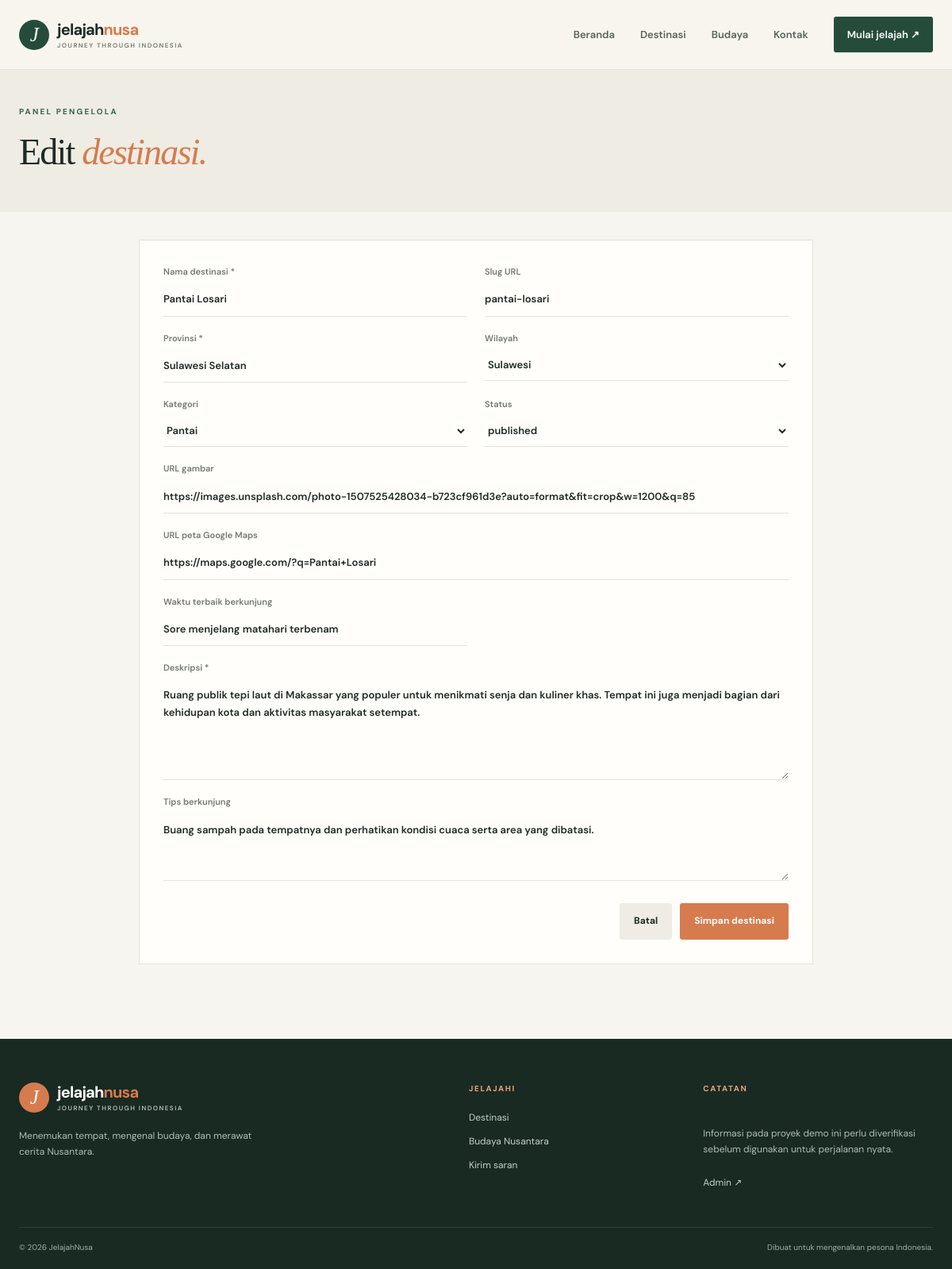
The app's page /admin/destination-form.php?id=9 (signed in) with its own data.
### tables this page shows
CREATE TABLE IF NOT EXISTS destinations (
  id INT UNSIGNED AUTO_INCREMENT PRIMARY KEY,
  name VARCHAR(150) NOT NULL,
  slug VARCHAR(180) NOT NULL UNIQUE,
  province VARCHAR(100) NOT NULL,
  region VARCHAR(80) NOT NULL,
  category ENUM('Alam','Pantai','Budaya','Sejarah','Kota','Pegunungan') NOT NULL DEFAULT 'Alam',
  description TEXT NOT NULL,
  image_url VARCHAR(500) DEFAULT NULL,
  map_url VARCHAR(500) DEFAULT NULL,
  best_time VARCHAR(150) DEFAULT NULL,
  tips TEXT DEFAULT NULL,
  featured TINYINT(1) NOT NULL DEFAULT 0,
  status ENUM('published','draft') NOT NULL DEFAULT 'published',
  created_at TIMESTAMP DEFAULT CURRENT_TIMESTAMP,
  updated_at TIMESTAMP DEFAULT CURRENT_TIMESTAMP ON UPDATE CURRENT_TIMESTAMP,
  INDEX idx_destination_filter (status, region, category),
  INDEX idx_destination_name (name)
);

### includes/functions.php (called while the page is built, shortened)
<?php
function e($value): string { return htmlspecialchars((string)$value, ENT_QUOTES | ENT_SUBSTITUTE, 'UTF-8'); }

### admin/destination-form.php (the view, shortened to what this page needs)
<?php
require_once __DIR__ . '/../includes/functions.php'; requireAdmin();
$id=(int)($_GET['id']??0); $editing=$id>0; $error='';
$d=['name'=>'','slug'=>'','province'=>'','region'=>'Jawa','category'=>'Alam','description'=>'','image_url'=>'','map_url'=>'','best_time'=>'','tips'=>'','status'=>'published'];
if($editing){$st=$pdo->prepare("SELECT * FROM destinations WHERE id=?");$st->execute([$id]);$found=$st->fetch();if(!$found){http_response_code(404);exit('Destinasi tidak ditemukan');}$d=$found;}
$pageTitle=($editing?'Edit':'Tambah').' Destinasi — JelajahNusa';include __DIR__.'/../includes/header.php';
?>
<section class="page-hero compact-hero"><div class="container"><span class="eyebrow dark-eyebrow">PANEL PENGELOLA</span><h1><?= $editing?'Edit':'Tambah' ?> <em>destinasi.</em></h1></div></section>
<section class="container section form-section"><form class="contact-form wide-form" method="post"><input type="hidden" name="csrf" value="<?= e(csrfToken()) ?>"><?php if($error): ?><div class="alert error"><?= e($error) ?></div><?php endif; ?><div class="form-grid"><label>Nama destinasi *<input required name="name" value="<?= e($d['name']) ?>"></label><label>Slug URL<input name="slug" value="<?= e($d['slug']) ?>" placeholder="otomatis-dari-nama"></label><label>Provinsi *<input required name="province" value="<?= e($d['province']) ?>"></label><label>Wilayah<select name="region"><?php foreach(['Jawa','Sumatra','Kalimantan','Sulawesi','Bali & Nusa Tenggara','Maluku & Papua'] as $v): ?><option <?= $d['region']===$v?'selected':'' ?>><?= e($v) ?></option><?php endforeach; ?></select></label><label>Kategori<select name="category"><?php foreach(['Alam','Pantai','Budaya','Sejarah','Kota','Pegunungan'] as $v): ?><option <?= $d['category']===$v?'selected':'' ?>><?= e($v) ?></option><?php endforeach; ?></select></label><label>Status<select name="status"><option value="published" <?= $d['status']==='published'?'selected':'' ?>>published</option><option value="draft" <?= $d['status']==='draft'?'selected':'' ?>>draft</option></select></label><label class="full-field">URL gambar<input type="url" name="image_url" value="<?= e($d['image_url']) ?>" placeholder="https://..."></label><label class="full-field">URL peta Google Maps<input type="url" name="map_url" value="<?= e($d['map_url']) ?>" placeholder="https://maps.google.com/..."></label><label>Waktu terbaik berkunjung<input name="best_time" value="<?= e($d['best_time']) ?>"></label><label class="full-field">Deskripsi *<textarea required name="description" rows="5"><?= e($d['description']) ?></textarea></label><label class="full-field">Tips berkunjung<textarea name="tips" rows="3"><?= e($d['tips']) ?></textarea></label></div><div class="form-actions"><a class="btn btn-light" href="index.php">Batal</a><button class="btn btn-primary">Simpan destinasi</button></div></form></section>
<?php include __DIR__.'/../includes/footer.php'; ?>

### assets/css/style.css (style rules this page uses)
:root { --paper:#f7f5ef;--white:#fffefa;--ink:#1d2b25;--muted:#727970;--green:#254c3b;--green2:#37644e;--orange:#d67b4d;--line:#e5e2d8;--serif:'Playfair Display',Georgia,serif;--sans:'DM Sans',Arial,sans-serif }
* { box-sizing:border-box }
html { scroll-behavior:smooth }
body { margin:0;background:var(--paper);color:var(--ink);font-family:var(--sans);font-size:15px;line-height:1.65 }
a { color:inherit;text-decoration:none }
button,input,select,textarea { font:inherit }
.container { width:min(1160px,calc(100% - 48px));margin-inline:auto }
.eyebrow { display:block;font-size:10px;letter-spacing:2.2px;font-weight:700;color:#e6b18d;margin-bottom:17px }
.dark-eyebrow { color:var(--green2) }
h1,h2,h3,p { margin-top:0 }
.hero h1,.page-hero h1,.detail-cover h1 { font:500 clamp(44px,6vw,76px)/1.1 var(--serif);letter-spacing:-1.8px;margin:0 0 20px }
.hero h1 em,.page-hero h1 em,.story-band h2 em,.section-head h2 em,.detail-main h2 em,.contact-copy h2 em,.login-card h1 em { color:#e7a57e;font-weight:500 }
.btn { display:inline-flex;align-items:center;justify-content:center;gap:24px;padding:13px 18px;border:0;border-radius:3px;font-weight:700;font-size:12px;cursor:pointer;transition:transform .2s,background .2s }
.btn-primary { background:var(--orange);color:#fff }
.btn-light { background:#eeece4;color:var(--ink) }
.quick-search label,.filter-panel label,.contact-form label { display:flex;flex-direction:column;gap:5px;font-size:11px;color:var(--muted);font-weight:600;flex:1 }
.quick-search input,.quick-search select,.filter-panel input,.filter-panel select,.contact-form input,.contact-form select,.contact-form textarea { width:100%;border:0;border-bottom:1px solid var(--line);padding:8px 0;background:transparent;color:var(--ink);outline:none;border-radius:0;font-size:13px }
.section { padding-top:94px;padding-bottom:94px }
.page-hero { padding:76px 0 50px;background:#eeece3 }
.page-hero h1 { font-size:clamp(40px,5vw,62px);color:var(--ink);margin-bottom:15px }
.page-hero h1 em { color:var(--orange) }
.contact-form { padding:30px;background:var(--white);border:1px solid var(--line) }
.contact-form label { margin-bottom:18px }
.contact-form input,.contact-form select,.contact-form textarea { padding:10px 0 }
.contact-form textarea { resize:vertical }
.compact-hero { padding:45px 0 35px }
.compact-hero h1 { font-size:46px }
.form-section { padding-top:35px }
.wide-form { max-width:850px;margin:auto }
.form-grid { display:grid;grid-template-columns:repeat(2,1fr);gap:0 22px }
.form-grid .full-field { grid-column:1/-1 }
.form-actions { display:flex;justify-content:end;gap:10px;margin-top:10px }

### records on screen
destinations: name "Pantai Losari", slug "pantai-losari", province "Sulawesi Selatan", status "published", image_url "https://images.unsplash.com/photo-1507525428034-b723cf961d3e?auto=format&fit=crop&w=1200&q=85", map_url "https://maps.google.com/?q=Pantai+Losari", best_time "Sore menjelang matahari terbenam", description "Ruang publik tepi laut di Makassar yang populer untuk menikmati senja dan kuliner khas. Tempat ini juga menjadi bagian dari kehidupan kota dan aktivitas masyarakat setempat.", tips "Buang sampah pada tempatnya dan perhatikan kondisi cuaca serta area yang dibatasi."

### other values on screen
form field region "Sulawesi"
form field category "Pantai"
